Frame 1 (no input): blank canvas, image omitted
Frame 60 (the mouse pressed at the canvas centre just before this capture): blank canvas, image omitted
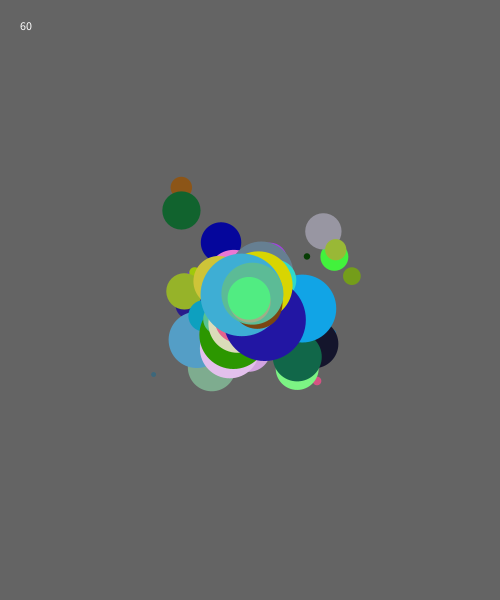
Frame 120 (the mouse held since frame 60 and released just before this capture)

The Processing sketch whose frames 1 and 60 were blank and that drew this single picture after the mouse press (run headless with seeded random() and noise(); from frame 60 on, the mouse is pressed at the canvas centre):

// Processing sketch: w02_15_class_arrayList_size_lifespan
// ── w02_15_class_arrayList_size_lifespan.pde
// IMA | NYU Shanghai
// Kinetic Interfaces
// MOQN
// Jan 31 2018


ArrayList<Ball> balls = new ArrayList<Ball>();


void setup() {
  size(500, 600);
  noStroke();
}


void draw() {
  background(100);

  for (int i=0; i<balls.size(); i++) {
    Ball b = balls.get(i); 
    b.move();
    //b.bounce(); // We don't use this function.
    b.updateLifespan();
    b.checkOutOfCanvas();
    b.display();
  }

  if (mousePressed) {
    balls.add( new Ball(mouseX, mouseY) );
  }
  
  for (int i = balls.size()-1; i >= 0; i--) {
    Ball b = balls.get(i);
    if (b.isDone) {
      // if the ball is out of canvas, remove it with the index of the elements
      balls.remove(i);
    }
  }
  
  // display the number of the balls
  fill(255);
  text(balls.size(), 20, 30);
}
// ── Ball.pde
// you can organize your code better by using the tabs!

class Ball {
  float x, y, size;
  color clr;
  float xspeed, yspeed;
  boolean isDone;
  
  float lifespan = 1.0; //100%
  float lifeReduction = random(0.010, 0.001);

  Ball(float tempX, float tempY) {
    x = tempX;
    y = tempY;
    size = random(10, 100);
    clr = color(random(255), random(255), random(255));

    xspeed = random(-2, 2);
    yspeed = random(-2, 2);

    isDone = false;
  }

  void display() {
    fill(clr);
    ellipse(x, y, size * lifespan, size * lifespan); // we change the size based on the lifespan :D
  }
  void move() {
    x += xspeed;
    y += yspeed;
  }
  void bounce() {
    if (x < 0) {
      xspeed = -xspeed;
    } else if (x > width) {
      xspeed = -xspeed;
    }
    if (y < 0) {
      yspeed = -yspeed;
    } else if (y > height) {
      yspeed = -yspeed;
    }
  }
  void checkOutOfCanvas() {
    if (x < 0 || x > width) {
      isDone = true;
    }
    if (y < 0 || y > height) {
      isDone = true;
    }
  }
  
  // ***
  void updateLifespan() {
    lifespan -= lifeReduction;
    lifespan = constrain(lifespan, 0.0, 1.0);
    
    if (lifespan <= 0.0) {
      isDone = true;
    }
  }
  
}
